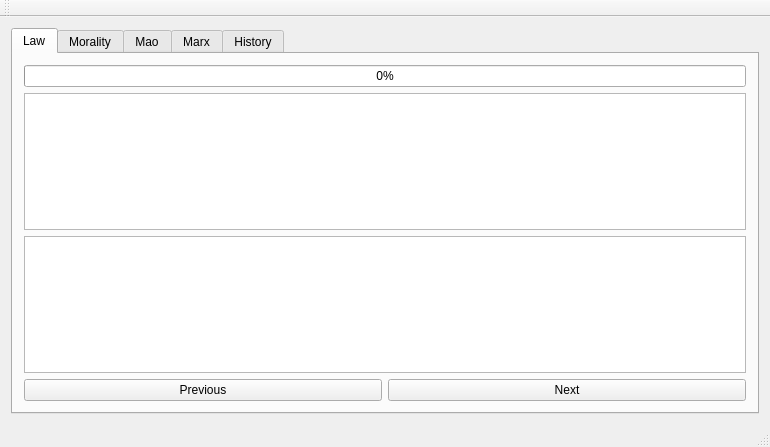
<?xml version="1.0" encoding="UTF-8"?>
<ui version="4.0">
 <class>MainWindow</class>
 <widget class="QMainWindow" name="MainWindow">
  <property name="geometry">
   <rect>
    <x>0</x>
    <y>0</y>
    <width>770</width>
    <height>447</height>
   </rect>
  </property>
  <property name="windowTitle">
   <string>MainWindow</string>
  </property>
  <widget class="QWidget" name="centralWidget">
   <layout class="QGridLayout" name="gridLayout_2">
    <item row="0" column="0">
     <widget class="QTabWidget" name="tabWidget">
      <property name="currentIndex">
       <number>0</number>
      </property>
      <widget class="QWidget" name="law">
       <attribute name="title">
        <string>Law</string>
       </attribute>
       <layout class="QGridLayout" name="gridLayout">
        <item row="6" column="1">
         <widget class="QPushButton" name="buuton_law_next">
          <property name="text">
           <string>Next</string>
          </property>
         </widget>
        </item>
        <item row="6" column="0">
         <widget class="QPushButton" name="button_law_prev">
          <property name="text">
           <string>Previous</string>
          </property>
         </widget>
        </item>
        <item row="0" column="0" colspan="2">
         <widget class="QProgressBar" name="progressBar_law">
          <property name="value">
           <number>0</number>
          </property>
         </widget>
        </item>
        <item row="3" column="0" colspan="2">
         <widget class="QListView" name="listView_law_answer"/>
        </item>
        <item row="1" column="0" colspan="2">
         <widget class="QTextBrowser" name="browser_law_question"/>
        </item>
       </layout>
      </widget>
      <widget class="QWidget" name="morality">
       <attribute name="title">
        <string>Morality</string>
       </attribute>
       <layout class="QGridLayout" name="gridLayout_3">
        <item row="0" column="0" colspan="4">
         <widget class="QProgressBar" name="progressBar_morallity">
          <property name="value">
           <number>0</number>
          </property>
         </widget>
        </item>
        <item row="1" column="0" colspan="4">
         <widget class="QTextBrowser" name="textBrowser_morality"/>
        </item>
        <item row="2" column="0" colspan="4">
         <widget class="QListView" name="listView_morality"/>
        </item>
        <item row="3" column="0" colspan="2">
         <widget class="QPushButton" name="button_morality_prev">
          <property name="text">
           <string>Prev</string>
          </property>
         </widget>
        </item>
        <item row="3" column="2" colspan="2">
         <widget class="QPushButton" name="button_morality_next">
          <property name="text">
           <string>Next</string>
          </property>
         </widget>
        </item>
       </layout>
      </widget>
      <widget class="QWidget" name="mao">
       <attribute name="title">
        <string>Mao</string>
       </attribute>
       <layout class="QGridLayout" name="gridLayout_4">
        <item row="0" column="0" colspan="2">
         <widget class="QProgressBar" name="progressBar_mao">
          <property name="value">
           <number>0</number>
          </property>
         </widget>
        </item>
        <item row="1" column="0" colspan="2">
         <widget class="QTextBrowser" name="textBrowser_mao"/>
        </item>
        <item row="2" column="0" colspan="2">
         <widget class="QListView" name="listView_mao"/>
        </item>
        <item row="3" column="0">
         <widget class="QPushButton" name="button_mao_prev">
          <property name="text">
           <string>Prev</string>
          </property>
         </widget>
        </item>
        <item row="3" column="1">
         <widget class="QPushButton" name="button_mao_next">
          <property name="text">
           <string>Next</string>
          </property>
         </widget>
        </item>
       </layout>
      </widget>
      <widget class="QWidget" name="marx">
       <attribute name="title">
        <string>Marx</string>
       </attribute>
       <layout class="QGridLayout" name="gridLayout_5">
        <item row="0" column="0" colspan="2">
         <widget class="QProgressBar" name="progressBar_marx">
          <property name="value">
           <number>0</number>
          </property>
         </widget>
        </item>
        <item row="1" column="0" colspan="2">
         <widget class="QTextBrowser" name="textBrowser_marx"/>
        </item>
        <item row="2" column="0" colspan="2">
         <widget class="QListView" name="listView_marx"/>
        </item>
        <item row="3" column="0">
         <widget class="QPushButton" name="button_marx_prev">
          <property name="text">
           <string>Prev</string>
          </property>
         </widget>
        </item>
        <item row="3" column="1">
         <widget class="QPushButton" name="button_marx_next">
          <property name="text">
           <string>Next</string>
          </property>
         </widget>
        </item>
       </layout>
      </widget>
      <widget class="QWidget" name="tab_4">
       <attribute name="title">
        <string>History</string>
       </attribute>
       <layout class="QGridLayout" name="gridLayout_6">
        <item row="0" column="0" colspan="2">
         <widget class="QProgressBar" name="progressBar_history">
          <property name="value">
           <number>0</number>
          </property>
         </widget>
        </item>
        <item row="1" column="0" colspan="2">
         <widget class="QTextBrowser" name="textBrowser_history"/>
        </item>
        <item row="2" column="0" colspan="2">
         <widget class="QListView" name="listView_history"/>
        </item>
        <item row="3" column="0">
         <widget class="QPushButton" name="button_history_prev">
          <property name="text">
           <string>Prev</string>
          </property>
         </widget>
        </item>
        <item row="3" column="1">
         <widget class="QPushButton" name="button_history_next">
          <property name="text">
           <string>Next</string>
          </property>
         </widget>
        </item>
       </layout>
      </widget>
     </widget>
    </item>
   </layout>
  </widget>
  <widget class="QMenuBar" name="menuBar">
   <property name="geometry">
    <rect>
     <x>0</x>
     <y>0</y>
     <width>770</width>
     <height>22</height>
    </rect>
   </property>
  </widget>
  <widget class="QToolBar" name="mainToolBar">
   <attribute name="toolBarArea">
    <enum>TopToolBarArea</enum>
   </attribute>
   <attribute name="toolBarBreak">
    <bool>false</bool>
   </attribute>
  </widget>
  <widget class="QStatusBar" name="statusBar"/>
 </widget>
 <layoutdefault spacing="6" margin="11"/>
 <resources/>
 <connections/>
</ui>
